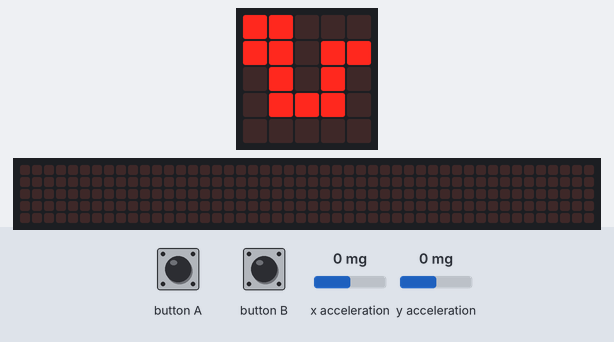
A program run on a simulated BBC micro:bit running MicroPython. Shown: the board's 5×5 LED display, a strip that is not on the board, showing the scrolling text unrolled. The inputs (shaded band) are chosen by the test bench; at power-on: x acceleration 0 mg, y acceleration 0 mg. Random numbers come from a fixed seed; the 48×5 strip is a reading aid, not a part: it shows the text the display is scrolling, unrolled, one strip-width of it at a time.

Above: at 1.2 s.
1.3 s: button A pressed for 0.15 s
2.0 s: x acceleration set to -91 mg
At 2.7 s:
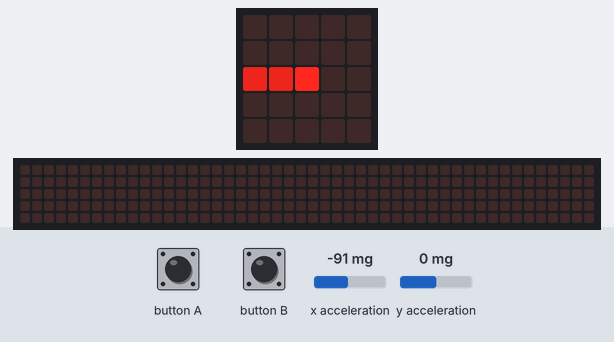
3.8 s: x acceleration set to -107 mg
At 5.1 s:
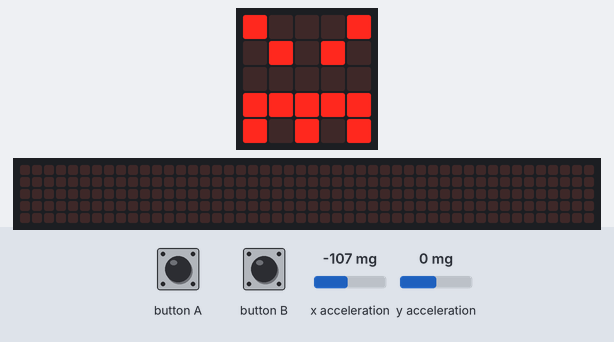
5.6 s: button B pressed for 0.15 s
6.3 s: y acceleration set to -1440 mg
9.1 s: y acceleration set to 750 mg
At 10.65 s:
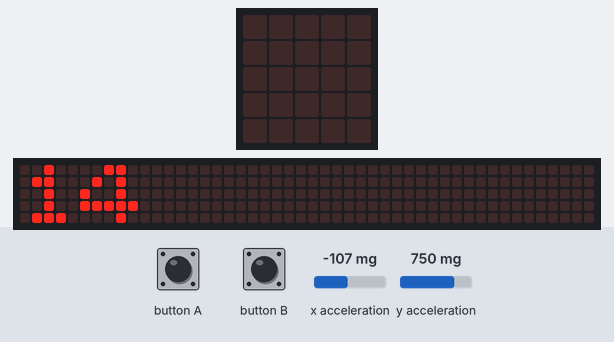

The program:

snake.py
```python
from microbit import *
import random

MIN_COORD = 0
MAX_COORD = 4

DIRECTIONS = {
    'left': (-1, 0),
    'right': (1, 0),
    'up': (0, -1),
    'down': (0, 1),
}

FOOD_FLASH = [9, 0, 9, 0, 9, 0]

def wait_for_button():
    while not (button_a.was_pressed() or button_b.was_pressed()):
        sleep(1)

class Game:

    def reset(self):
        # Initial values
        self.x = 2
        self.y = 2

        self.length = 2

        self.direction = 'right'  # x, y
        self.tail = [(self.x, self.y)]  # Start in this spot.

        self.food = None
        self.moves = 0
        self.score = 0

    def handle_input(self):
        acc_x = accelerometer.get_x()
        acc_y = accelerometer.get_y()

        if abs(acc_x) > abs(acc_y):
            if acc_x < -100:
                self.direction = "left"
            if acc_x > 100:
                self.direction = "right"

        else:
            if acc_y < -100:
                self.direction = "up"
            if acc_y > 100:
                self.direction = "down"

    def move(self):
        # Append the current self.x and self.y to tail as a 2-tuple.
        self.tail.append((self.x, self.y))
        self.tail = self.tail[-self.length:]

        # Look up the tuple x_speed, y_speed, unpack to the variables.
        x_speed, y_speed = DIRECTIONS[self.direction]

        self.x += x_speed
        self.y += y_speed

        self.moves += 1
        self.score += self.length

    def wrap(self):
        if self.x > MAX_COORD:
            self.x = MIN_COORD
        if self.x < MIN_COORD:
            self.x = MAX_COORD
        if self.y > MAX_COORD:
            self.y = MIN_COORD
        if self.y < MIN_COORD:
            self.y = MAX_COORD

    def eat_food(self):
        # Check if food eaten, add new.
        if (self.x, self.y) == self.food:
            self.food = None
            self.length += 1

    def add_food(self):
        if self.food is None: # No food, add it.
            # Pick random spot on map, that isn't in tail.
            # If we clash, wait til next tick -- get's harder!
            position = (
                random.randint(MIN_COORD, MAX_COORD),
                random.randint(MIN_COORD, MAX_COORD)
            )
            if position != (self.x, self.y) and position not in self.tail:
                self.food = position

    def draw(self):
        display.clear()

        for pos in self.tail:
            display.set_pixel(pos[0], pos[1], 7)

        display.set_pixel(self.x, self.y, 9)

    def draw_food(self, intensity):
        if self.food:
            display.set_pixel(self.food[0], self.food[1], intensity)

    def game_over(self):
        return self.moves > 1 and (self.x, self.y) in self.tail


game = Game() # Create our game object.

# Main loop
while True:

    display.show(Image.SNAKE)
    wait_for_button()


    game.reset() # Reset the game state.

    while not game.game_over():
        game.handle_input()
        game.move()
        game.wrap()
        game.draw()

        game.eat_food()
        game.add_food()

        # Wait while blinking the food location.
        for intensity in FOOD_FLASH:
            game.draw_food(intensity)
            sleep(50)

    display.show(Image.ANGRY)
    sleep(1000)
    display.scroll(game.score)
```

Measured:
- the behaviour switches between -100 and -101 mg on x acceleration (found by bisection; images 1 and 2)
- what the display in image 2 shows lasts 1.0 s, from 4.3 s to 5.3 s
